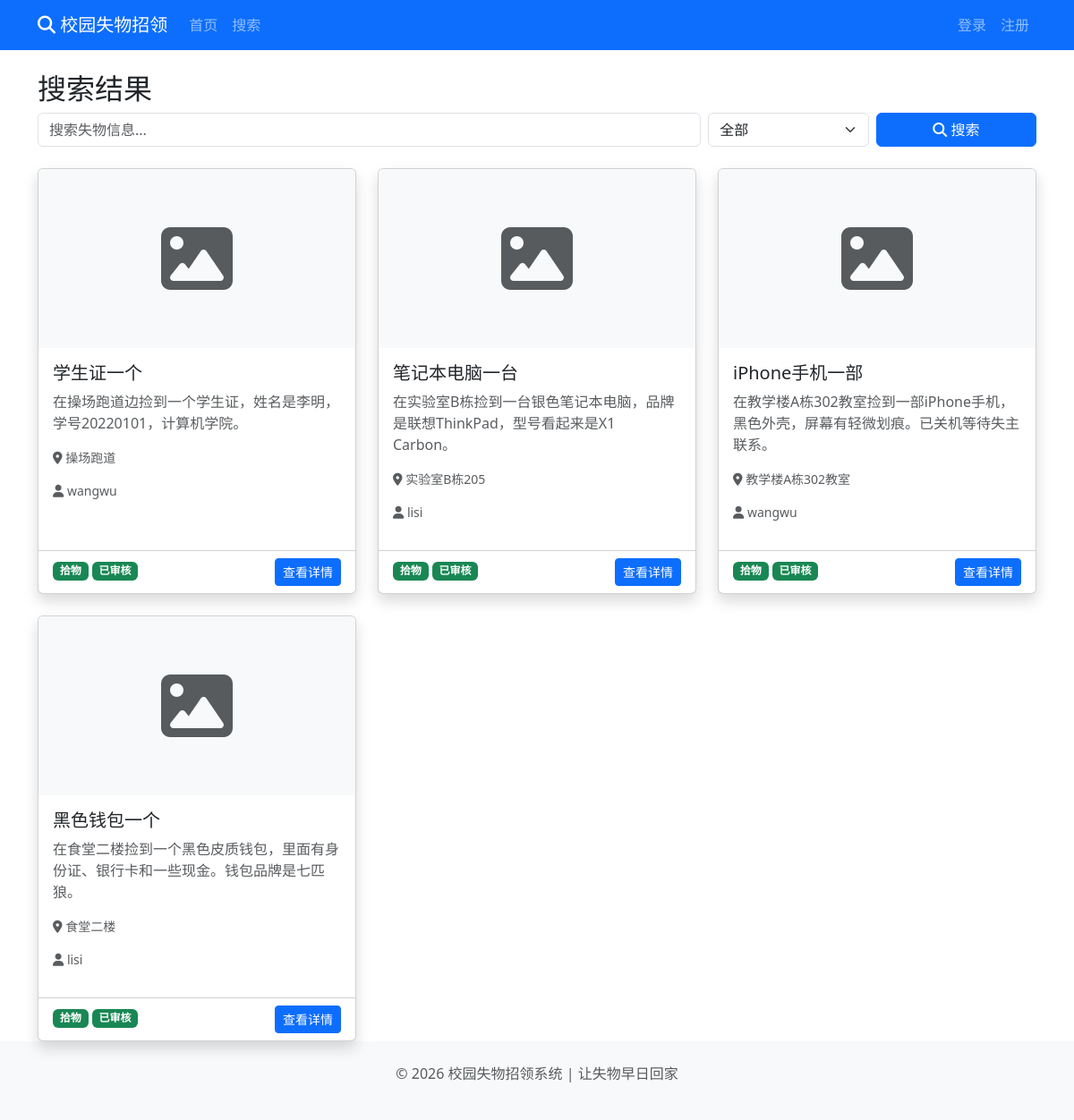
Before: /search with the older database file.
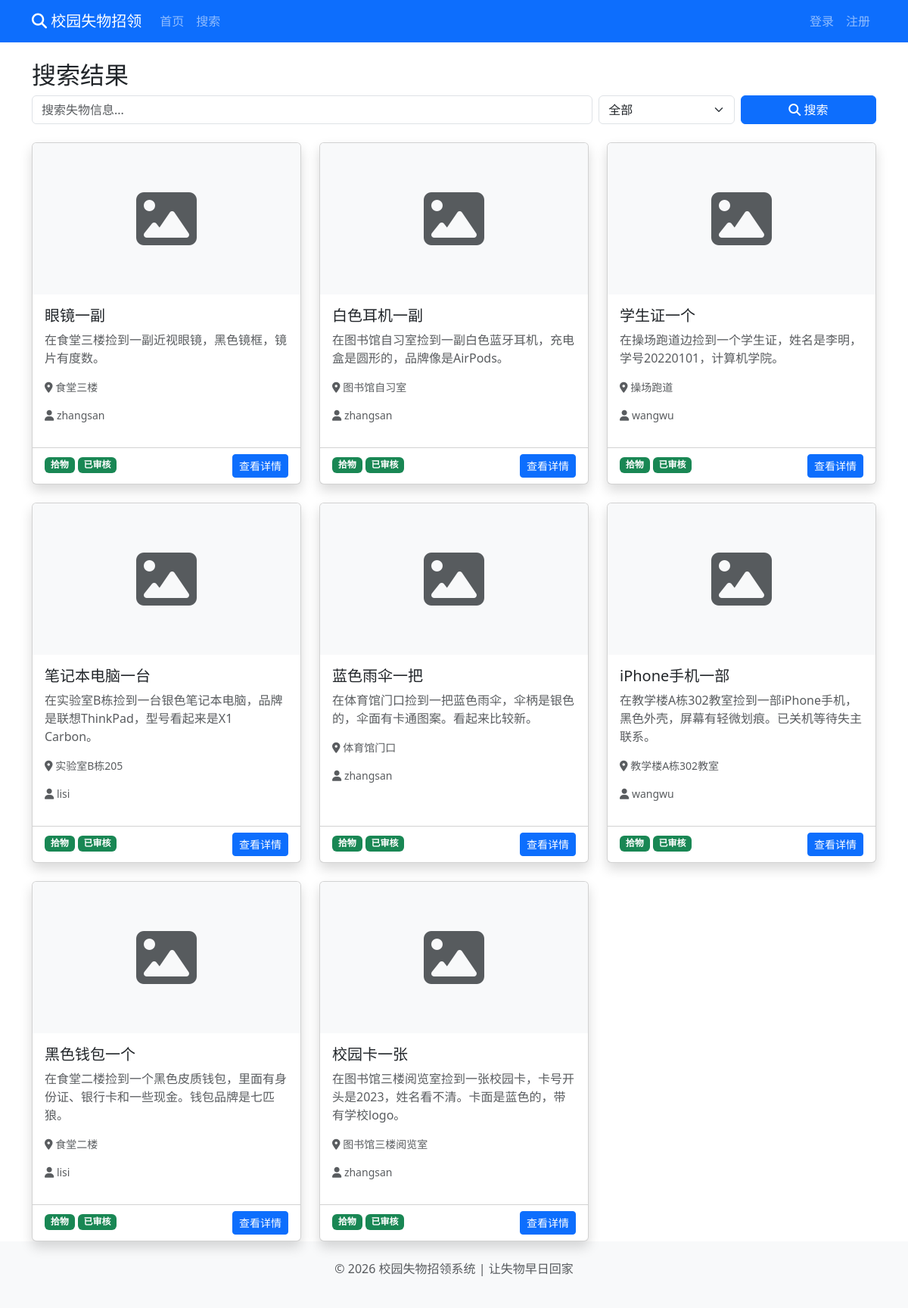
After: the same page with the newer database file.
### app.py (models this page shows, shortened)
class Post(db.Model):
    id = db.Column(db.Integer, primary_key=True)
    title = db.Column(db.String(100), nullable=False)
    description = db.Column(db.Text, nullable=False)
    pickup_time = db.Column(db.String(50), nullable=False)
    location = db.Column(db.String(100), nullable=False)
    place_location = db.Column(db.String(100), nullable=False)
    image = db.Column(db.String(200))
    author_id = db.Column(db.Integer, db.ForeignKey('user.id', ondelete='CASCADE'), nullable=False)
    post_type = db.Column(db.String(10), default='found')
    status = db.Column(db.String(20), default='pending')
    created_at = db.Column(db.DateTime, default=datetime.datetime.now)
    author = db.relationship('User', backref=db.backref('posts', lazy=True))

class User(UserMixin, db.Model):
    id = db.Column(db.Integer, primary_key=True)
    username = db.Column(db.String(80), unique=True, nullable=False)
    password_hash = db.Column(db.String(120), nullable=False)
    role = db.Column(db.String(20), default='user')
    created_at = db.Column(db.DateTime, default=datetime.datetime.now)

### app.py (the view)
@app.route('/search')
def search():
    keyword = request.args.get('keyword', '')
    post_type = request.args.get('post_type', 'all')
    posts = []
    if keyword:
        posts = search_with_similarity(keyword, top_n=20)
        if post_type != 'all':
            posts = [p for p in posts if p.post_type == post_type]
    else:
        query = Post.query.filter_by(status='approved')
        if post_type != 'all':
            query = query.filter_by(post_type=post_type)
        posts = query.order_by(Post.created_at.desc()).all()
    return render_template('search.html', posts=posts, keyword=keyword, post_type=post_type)

### templates/search.html (shortened to what this page needs)
{% extends "base.html" %}
{% block content %}
<h2>搜索结果</h2>
<div class="mb-4">
    <form class="row g-2" action="{{ url_for('search') }}" method="GET">
        <div class="col-md-8">
            <input class="form-control" type="search" name="keyword" value="{{ keyword }}" placeholder="搜索失物信息..." aria-label="搜索">
        </div>
        <div class="col-md-2">
            <select class="form-select" name="post_type">
                <option value="all" {% if post_type == 'all' %}selected{% endif %}>全部</option>
            </select>
        </div>
        <div class="col-md-2">
            <button class="btn btn-primary w-100" type="submit">
                <i class="fas fa-search"></i> 搜索
            </button>
        </div>
    </form>
</div>
<div class="row row-cols-1 row-cols-md-2 row-cols-lg-3 g-4">
    {% for post in posts %}
    <div class="col">
        <div class="card h-100 shadow">
            {% if post.image %}
            <img src="{{ url_for('static', filename='images/' + post.image) }}" class="card-img-top" alt="物品图片" style="height: 200px; object-fit: cover;">
            {% else %}
            <div class="card-img-top bg-light d-flex align-items-center justify-content-center" style="height: 200px;">
                <i class="fas fa-image fa-5x text-muted"></i>
            </div>
            {% endif %}
            <div class="card-body">
                <h5 class="card-title">{{ post.title }}</h5>
                <p class="card-text text-muted">{{ post.description[:50] }}{% if post.description|length > 50 %}...{% endif %}</p>
                <div class="small text-muted">
                    <p><i class="fas fa-map-marker-alt"></i> {{ post.location }}</p>
                    <p><i class="fas fa-user"></i> {{ post.author.username }}</p>
                </div>
            </div>
            <div class="card-footer bg-transparent">
                <span class="badge bg-{{ 'success' if post.post_type == 'found' else 'danger' }}">
                    {{ '拾物' if post.post_type == 'found' else '失物' }}
                </span>
                <span class="badge bg-{{ 'success' if post.status == 'approved' else 'warning' }}">
                    {{ '已审核' if post.status == 'approved' else '待审核' }}
                </span>
                <a href="{{ url_for('post_detail', post_id=post.id) }}" class="btn btn-primary float-end btn-sm">
                    查看详情
                </a>
            </div>
        </div>
    </div>
    {% else %}
    <div class="col-12 text-center py-8">
        <i class="fas fa-search fa-5x text-muted mb-3"></i>
        <p class="text-muted">没有找到相关信息</p>
    </div>
    {% endfor %}
</div>
{% endblock %}

### templates/base.html (shortened to what this page needs)
<!DOCTYPE html>
<html lang="zh-CN">
<head>
    <link href="https://cdn.jsdelivr.net/npm/bootstrap@5.3.0/dist/css/bootstrap.min.css" rel="stylesheet">
    <link href="https://cdnjs.cloudflare.com/ajax/libs/font-awesome/6.4.0/css/all.min.css" rel="stylesheet">
    <link rel="stylesheet" href="{{ url_for('static', filename='css/style.css') }}">
</head>
<body>
    <nav class="navbar navbar-expand-lg navbar-dark bg-primary">
        <div class="container">
            <a class="navbar-brand" href="{{ url_for('index') }}">
                <i class="fas fa-search"></i> 校园失物招领
            </a>
            <div class="collapse navbar-collapse" id="navbarNav">
                <ul class="navbar-nav me-auto">
                    <li class="nav-item">
                        <a class="nav-link {% if request.path == '/' %}active{% endif %}" href="{{ url_for('index') }}">首页</a>
                    </li>
                    <li class="nav-item">
                        <a class="nav-link" href="{{ url_for('search') }}">搜索</a>
                    </li>
                </ul>
                <ul class="navbar-nav">
                    {% if current_user.is_authenticated %}
                    <li class="nav-item dropdown">
                        <a class="nav-link dropdown-toggle" href="#" role="button" data-bs-toggle="dropdown">
                            <i class="fas fa-user"></i> {{ current_user.username }}
                        </a>
                        <ul class="dropdown-menu">
                            {% if current_user.role == 'admin' %}
                            <li><a class="dropdown-item" href="{{ url_for('admin_dashboard') }}">管理后台</a></li>
                            {% endif %}
                            <li><a class="dropdown-item" href="{{ url_for('my_posts') }}">我的发布</a></li>
                            <li><hr class="dropdown-divider"></li>
                            <li><a class="dropdown-item" href="{{ url_for('logout') }}">退出登录</a></li>
                        </ul>
                    </li>
                    {% else %}
                    <li class="nav-item">
                        <a class="nav-link" href="{{ url_for('login') }}">登录</a>
                    </li>
                    <li class="nav-item">
                        <a class="nav-link" href="{{ url_for('register') }}">注册</a>
                    </li>
                    {% endif %}
                </ul>
            </div>
        </div>
    </nav>
    <main class="container mt-4">
        {% block content %}{% endblock %}
    </main>
    <footer class="bg-light py-4 mt-8">
        <div class="container text-center text-muted">
            <p>&copy; 2026 校园失物招领系统 | 让失物早日回家</p>
        </div>
    </footer>
</body>
</html>

### static/css/style.css (style rules this page uses)
body { min-height: 100vh; display: flex; flex-direction: column; }
main { flex: 1; }
.card { transition: transform 0.3s ease, box-shadow 0.3s ease; }
.card-img-top { object-fit: cover; transition: transform 0.3s ease; }
.btn { transition: opacity 0.2s; }

Changed rows visible on the page:
added Post: title "眼镜一副", description "在食堂三楼捡到一副近视眼镜，黑色镜框，镜片有度数。", location "食堂三楼", author.username "zhangsan", post_type "拾物", status "已审核"
added Post: title "白色耳机一副", description "在图书馆自习室捡到一副白色蓝牙耳机，充电盒是圆形的，品牌像是AirPods。", location "图书馆自习室", author.username "zhangsan", post_type "拾物", status "已审核"
added Post: title "蓝色雨伞一把", description "在体育馆门口捡到一把蓝色雨伞，伞柄是银色的，伞面有卡通图案。看起来比较新。", location "体育馆门口", author.username "zhangsan", post_type "拾物", status "已审核"
added Post: title "校园卡一张", description "在图书馆三楼阅览室捡到一张校园卡，卡号开头是2023，姓名看不清。卡面是蓝色的，带有学校logo。", location "图书馆三楼阅览室", author.username "zhangsan", post_type "拾物", status "已审核"
